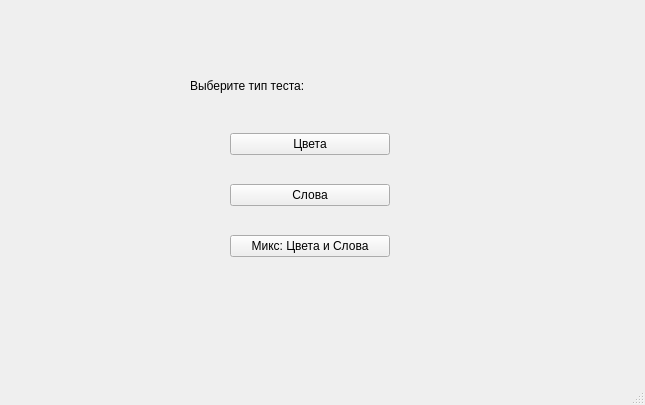
<?xml version="1.0" encoding="UTF-8"?>
<ui version="4.0">
 <class>MainWindow</class>
 <widget class="QMainWindow" name="MainWindow">
  <property name="geometry">
   <rect>
    <x>0</x>
    <y>0</y>
    <width>645</width>
    <height>405</height>
   </rect>
  </property>
  <property name="windowTitle">
   <string>MainWindow</string>
  </property>
  <widget class="QWidget" name="centralwidget">
   <widget class="QLabel" name="chooseLabel">
    <property name="geometry">
     <rect>
      <x>190</x>
      <y>60</y>
      <width>231</width>
      <height>51</height>
     </rect>
    </property>
    <property name="styleSheet">
     <string notr="true">font: 75 18pt &quot;MS Shell Dlg 2&quot;;</string>
    </property>
    <property name="text">
     <string>Выберите тип теста:</string>
    </property>
   </widget>
   <widget class="QWidget" name="verticalLayoutWidget">
    <property name="geometry">
     <rect>
      <x>230</x>
      <y>110</y>
      <width>160</width>
      <height>170</height>
     </rect>
    </property>
    <layout class="QVBoxLayout" name="verticalLayout">
     <item>
      <widget class="QPushButton" name="coloursButton">
       <property name="text">
        <string>Цвета</string>
       </property>
      </widget>
     </item>
     <item>
      <widget class="QPushButton" name="pushButton_3">
       <property name="text">
        <string>Слова</string>
       </property>
      </widget>
     </item>
     <item>
      <widget class="QPushButton" name="pushButton_4">
       <property name="text">
        <string>Микс: Цвета и Слова</string>
       </property>
      </widget>
     </item>
    </layout>
   </widget>
  </widget>
  <widget class="QStatusBar" name="statusbar"/>
 </widget>
 <resources/>
 <connections/>
</ui>
